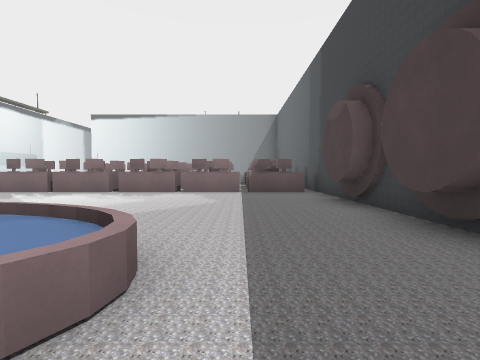
[1] (above)

24 first-person views from a walk through a level from a Godot 3-D game. The camera is 1.2 m above the floor, tilts 2° down and sees 90° across. The floor is counted in squares, 2 m on a side. Each view is taken from the middle of a square. On the plan, view 1 faces up. The plan holds only what a view shows up to about 9 squares ahead; the rest is blank. The place goes on beyond the plan. Flat picture figures and markers are not drawn. Characters and animated objects are not drawn.

[2]
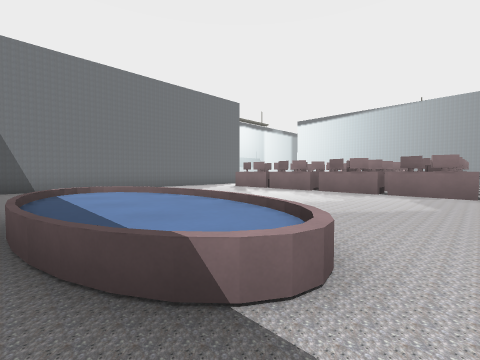

[3]
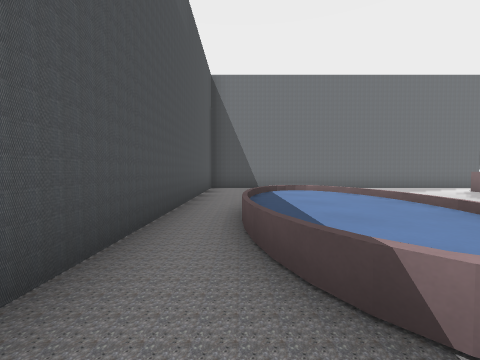

[4]
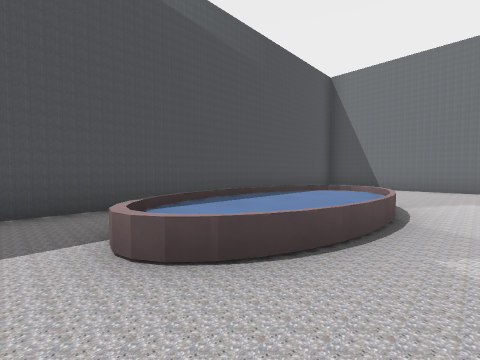

[5]
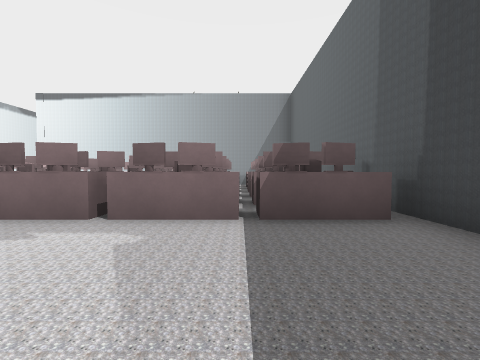

[6]
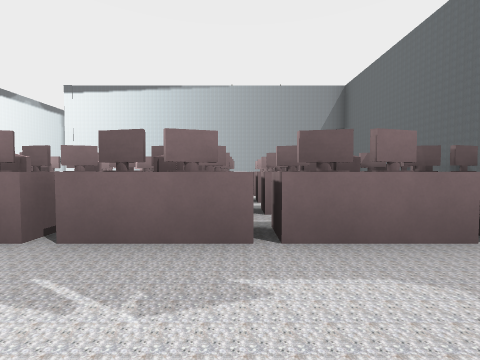

[7]
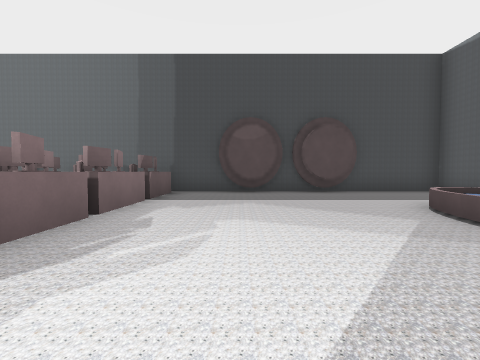

[8]
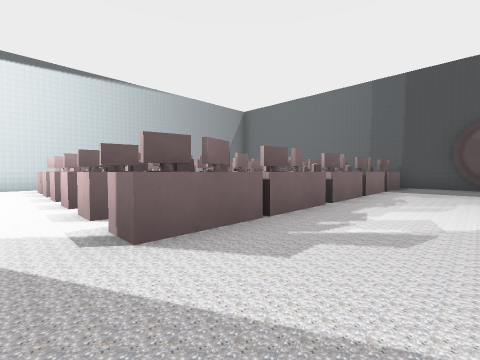

[9]
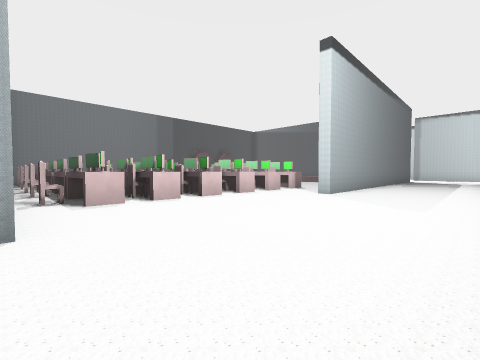

[10]
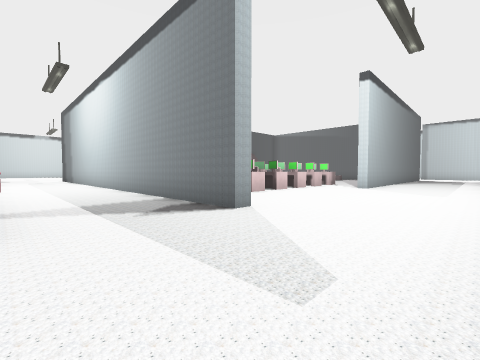

[11]
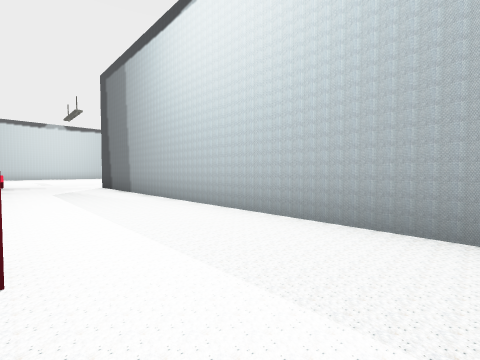

[12]
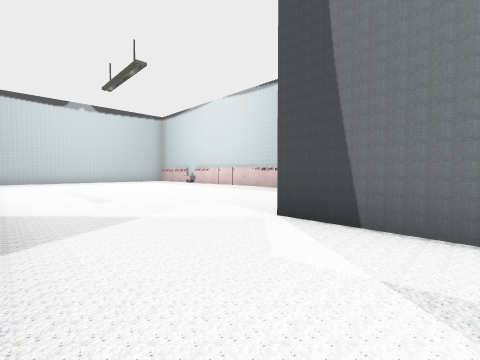

[13]
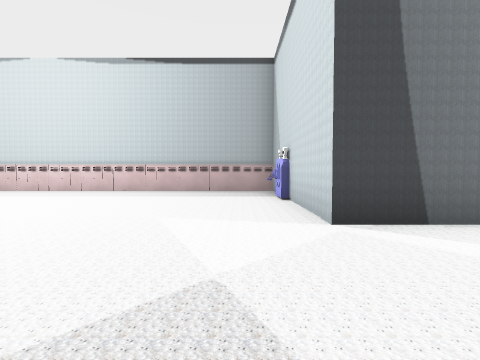

[14]
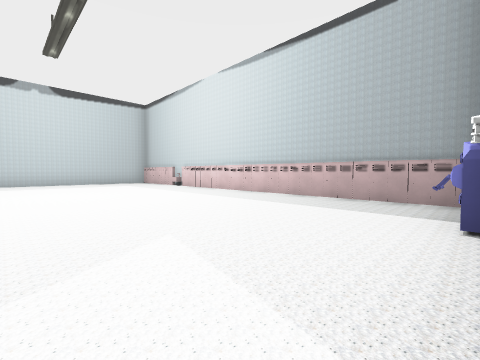

[15]
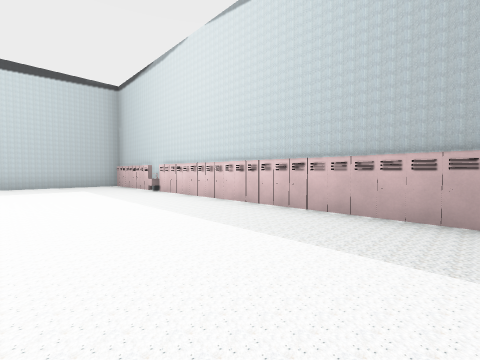

[16]
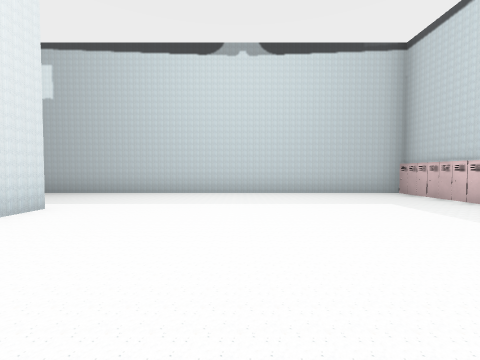

[17]
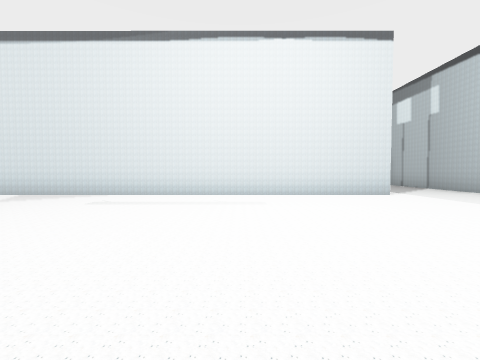

[18]
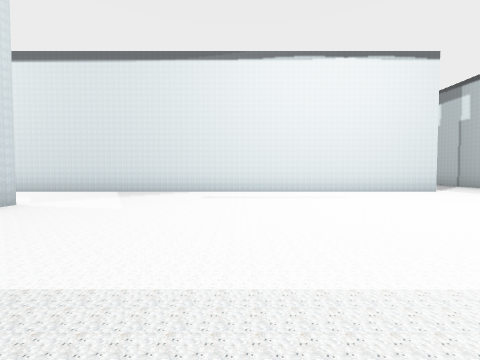

[19]
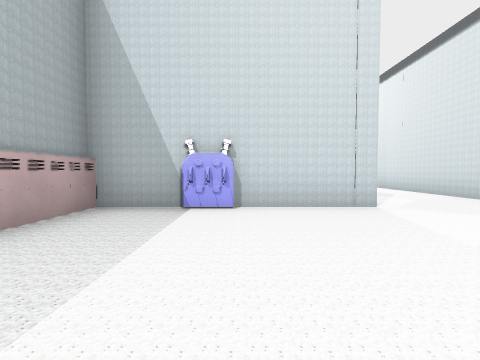

[20]
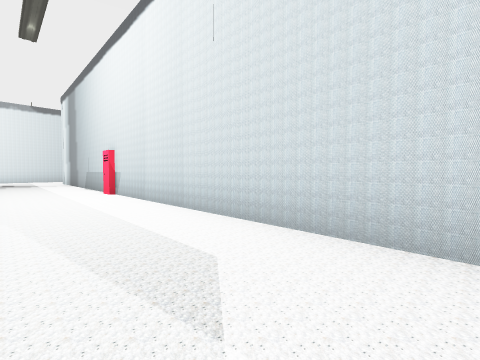

[21]
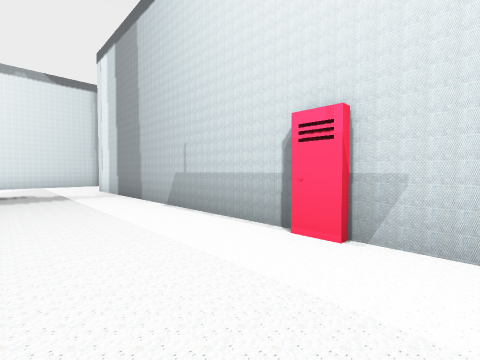

[22]
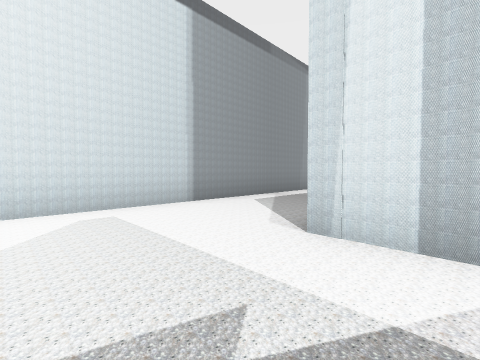

[23]
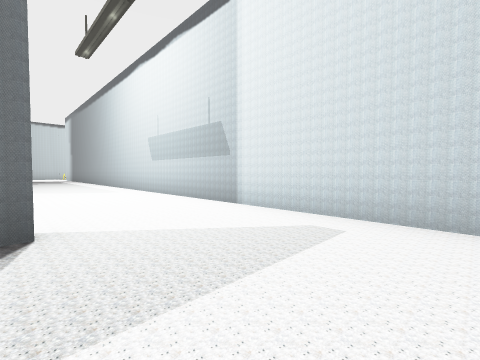

[24]
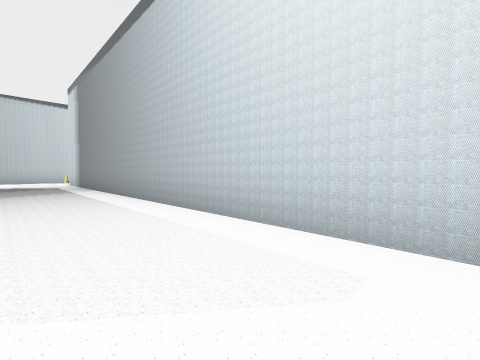

### Floor plan
Key: @ floor where view 1 was taken; # wall or solid block; x gap in a wall; . floor; ^ raised ledge; L locker; G generator.
Columns run from 13 left of view 1 to 19 right of it. Each row starts with its distance up from view 1.
 21 #..                            .#
 20 #...                          ..#
 19 #...#########################...#
 18 #..........L....................#
 17 #...............................#
 16 #...............................#
 15 #...################............#
 14 #.....^^^^^^^  #   #............#
 13 #......^^^^^^^ #   #............#
 12 #.....^^^^^^^^^#   G............#
 11 #.....^^^^^^^^^^   #............#
 10 #.....^^^^^^^^^^   ##############
  9 #.....^^^^^^^^^x
  8 #...#..##.x.x.x.#
  7 #...#.^##^#^#^^^#
  6 #...#...........#
  5 #...#..........##
  4 #...#    ......#
  3 #...#..........#
  2 #...#....^^^...##
  1 #...#.  ^^^^^...#
  0 # ..#.....^^.@..#
 -1    .#############

Positions as (right, up) in squares from view 1, and headings:
1: (0, 0), facing up
2: (0, 0), facing up-left
3: (0, 0), facing left
4: (0, 3), facing down-left
5: (0, 4), facing up
6: (-2, 5), facing up
7: (-5, 5), facing right
8: (-8, 5), facing up-right
9: (-12, 15), facing down-right
10: (-12, 18), facing down-right
11: (-4, 18), facing down-right
12: (4, 18), facing down-right
13: (7, 18), facing down
14: (6, 16), facing down-right
15: (8, 14), facing down-right
16: (12, 15), facing right
17: (12, 12), facing up
18: (10, 11), facing up
19: (10, 13), facing left
20: (5, 16), facing up-left
21: (-1, 16), facing up-left
22: (-8, 16), facing up-left
23: (-9, 18), facing down-left
24: (-10, 11), facing down-left
